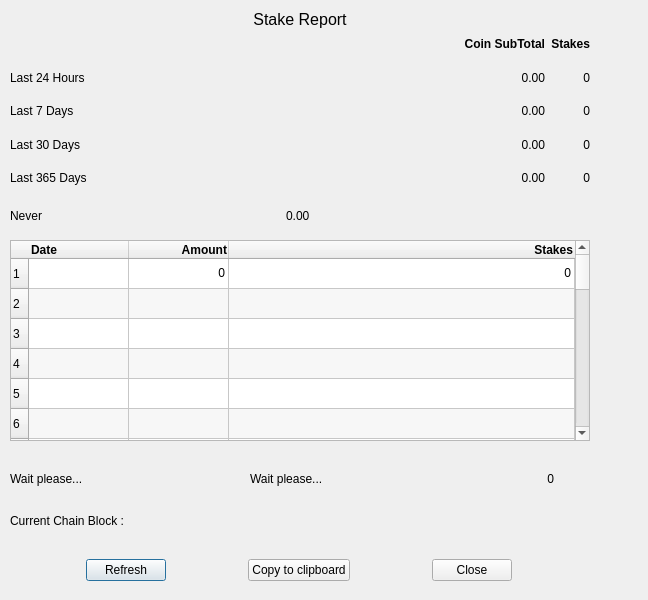
<?xml version="1.0" encoding="UTF-8"?>
<ui version="4.0">
 <class>StakeReportDialog</class>
 <widget class="QDialog" name="StakeReportDialog">
  <property name="geometry">
   <rect>
    <x>0</x>
    <y>0</y>
    <width>648</width>
    <height>600</height>
   </rect>
  </property>
  <property name="minimumSize">
   <size>
    <width>600</width>
    <height>600</height>
   </size>
  </property>
  <property name="maximumSize">
   <size>
    <width>650</width>
    <height>800</height>
   </size>
  </property>
  <property name="windowTitle">
   <string>Stake Report</string>
  </property>
  <property name="modal">
   <bool>false</bool>
  </property>
  <widget class="QLabel" name="label">
   <property name="geometry">
    <rect>
     <x>10</x>
     <y>10</y>
     <width>580</width>
     <height>20</height>
    </rect>
   </property>
   <property name="minimumSize">
    <size>
     <width>580</width>
     <height>20</height>
    </size>
   </property>
   <property name="font">
    <font>
     <family>MS Shell Dlg 2</family>
     <pointsize>12</pointsize>
     <weight>50</weight>
     <bold>false</bold>
    </font>
   </property>
   <property name="toolTip">
    <string>Earnings made by Stakes over time</string>
   </property>
   <property name="frameShape">
    <enum>QFrame::NoFrame</enum>
   </property>
   <property name="frameShadow">
    <enum>QFrame::Sunken</enum>
   </property>
   <property name="lineWidth">
    <number>2</number>
   </property>
   <property name="midLineWidth">
    <number>3</number>
   </property>
   <property name="text">
    <string>Stake Report</string>
   </property>
   <property name="alignment">
    <set>Qt::AlignHCenter|Qt::AlignTop</set>
   </property>
  </widget>
  <widget class="QWidget" name="gridLayoutWidget">
   <property name="geometry">
    <rect>
     <x>10</x>
     <y>30</y>
     <width>580</width>
     <height>162</height>
    </rect>
   </property>
   <property name="font">
    <font>
     <pointsize>9</pointsize>
    </font>
   </property>
   <layout class="QGridLayout" name="gridLayout" columnstretch="3,0,0">
    <property name="verticalSpacing">
     <number>5</number>
    </property>
    <item row="4" column="1">
     <widget class="QLabel" name="Amount_365D">
      <property name="font">
       <font>
        <pointsize>9</pointsize>
        <weight>50</weight>
        <bold>false</bold>
        <kerning>false</kerning>
       </font>
      </property>
      <property name="toolTip">
       <string>Stakes Earned in last 365 Days</string>
      </property>
      <property name="text">
       <string>0.00</string>
      </property>
      <property name="alignment">
       <set>Qt::AlignRight|Qt::AlignTrailing|Qt::AlignVCenter</set>
      </property>
      <property name="margin">
       <number>4</number>
      </property>
     </widget>
    </item>
    <item row="0" column="1">
     <widget class="QLabel" name="L_Coin">
      <property name="font">
       <font>
        <pointsize>9</pointsize>
        <weight>75</weight>
        <bold>true</bold>
       </font>
      </property>
      <property name="text">
       <string>Coin SubTotal</string>
      </property>
      <property name="alignment">
       <set>Qt::AlignRight|Qt::AlignTrailing|Qt::AlignVCenter</set>
      </property>
      <property name="margin">
       <number>4</number>
      </property>
     </widget>
    </item>
    <item row="0" column="2">
     <widget class="QLabel" name="label_3">
      <property name="font">
       <font>
        <pointsize>9</pointsize>
        <weight>75</weight>
        <bold>true</bold>
       </font>
      </property>
      <property name="toolTip">
       <string>Blocks Staked</string>
      </property>
      <property name="text">
       <string>Stakes</string>
      </property>
      <property name="alignment">
       <set>Qt::AlignRight|Qt::AlignTrailing|Qt::AlignVCenter</set>
      </property>
      <property name="margin">
       <number>4</number>
      </property>
     </widget>
    </item>
    <item row="2" column="0">
     <widget class="QLabel" name="L2_7D">
      <property name="font">
       <font>
        <pointsize>9</pointsize>
        <weight>50</weight>
        <bold>false</bold>
       </font>
      </property>
      <property name="toolTip">
       <string/>
      </property>
      <property name="text">
       <string>Last 7 Days</string>
      </property>
      <property name="margin">
       <number>4</number>
      </property>
     </widget>
    </item>
    <item row="1" column="0">
     <widget class="QLabel" name="L1_24h">
      <property name="font">
       <font>
        <pointsize>9</pointsize>
        <weight>50</weight>
        <bold>false</bold>
       </font>
      </property>
      <property name="toolTip">
       <string/>
      </property>
      <property name="text">
       <string>Last 24 Hours</string>
      </property>
      <property name="margin">
       <number>4</number>
      </property>
     </widget>
    </item>
    <item row="1" column="1">
     <widget class="QLabel" name="Amount_24H">
      <property name="font">
       <font>
        <pointsize>9</pointsize>
        <weight>50</weight>
        <bold>false</bold>
        <kerning>false</kerning>
       </font>
      </property>
      <property name="toolTip">
       <string>Stakes in last 24H</string>
      </property>
      <property name="text">
       <string>0.00</string>
      </property>
      <property name="alignment">
       <set>Qt::AlignRight|Qt::AlignTrailing|Qt::AlignVCenter</set>
      </property>
      <property name="margin">
       <number>4</number>
      </property>
     </widget>
    </item>
    <item row="1" column="2">
     <widget class="QLabel" name="Stake_24H">
      <property name="font">
       <font>
        <pointsize>9</pointsize>
        <weight>50</weight>
        <bold>false</bold>
        <kerning>false</kerning>
       </font>
      </property>
      <property name="toolTip">
       <string>Stakes in last 24H</string>
      </property>
      <property name="text">
       <string>0</string>
      </property>
      <property name="alignment">
       <set>Qt::AlignRight|Qt::AlignTrailing|Qt::AlignVCenter</set>
      </property>
      <property name="margin">
       <number>4</number>
      </property>
     </widget>
    </item>
    <item row="2" column="2">
     <widget class="QLabel" name="Stake_7D">
      <property name="font">
       <font>
        <pointsize>9</pointsize>
        <weight>50</weight>
        <bold>false</bold>
        <kerning>false</kerning>
       </font>
      </property>
      <property name="toolTip">
       <string>Stakes in last 7 Days</string>
      </property>
      <property name="text">
       <string>0</string>
      </property>
      <property name="alignment">
       <set>Qt::AlignRight|Qt::AlignTrailing|Qt::AlignVCenter</set>
      </property>
      <property name="margin">
       <number>4</number>
      </property>
     </widget>
    </item>
    <item row="2" column="1">
     <widget class="QLabel" name="Amount_7D">
      <property name="font">
       <font>
        <pointsize>9</pointsize>
        <weight>50</weight>
        <bold>false</bold>
        <kerning>false</kerning>
       </font>
      </property>
      <property name="toolTip">
       <string>Stakes in last 7 Days</string>
      </property>
      <property name="text">
       <string>0.00</string>
      </property>
      <property name="alignment">
       <set>Qt::AlignRight|Qt::AlignTrailing|Qt::AlignVCenter</set>
      </property>
      <property name="margin">
       <number>4</number>
      </property>
     </widget>
    </item>
    <item row="3" column="1">
     <widget class="QLabel" name="Amount_30D">
      <property name="font">
       <font>
        <pointsize>9</pointsize>
        <weight>50</weight>
        <bold>false</bold>
        <kerning>false</kerning>
       </font>
      </property>
      <property name="toolTip">
       <string>Stakes in last 30 Days</string>
      </property>
      <property name="text">
       <string>0.00</string>
      </property>
      <property name="alignment">
       <set>Qt::AlignRight|Qt::AlignTrailing|Qt::AlignVCenter</set>
      </property>
      <property name="margin">
       <number>4</number>
      </property>
     </widget>
    </item>
    <item row="3" column="2">
     <widget class="QLabel" name="Stake_30D">
      <property name="font">
       <font>
        <pointsize>9</pointsize>
        <weight>50</weight>
        <bold>false</bold>
        <kerning>false</kerning>
       </font>
      </property>
      <property name="toolTip">
       <string>Stakes in last 30 Days</string>
      </property>
      <property name="text">
       <string>0</string>
      </property>
      <property name="alignment">
       <set>Qt::AlignRight|Qt::AlignTrailing|Qt::AlignVCenter</set>
      </property>
      <property name="margin">
       <number>4</number>
      </property>
     </widget>
    </item>
    <item row="4" column="0">
     <widget class="QLabel" name="L3_30D_2">
      <property name="font">
       <font>
        <pointsize>9</pointsize>
        <weight>50</weight>
        <bold>false</bold>
       </font>
      </property>
      <property name="toolTip">
       <string/>
      </property>
      <property name="text">
       <string>Last 365 Days</string>
      </property>
      <property name="margin">
       <number>4</number>
      </property>
     </widget>
    </item>
    <item row="4" column="2">
     <widget class="QLabel" name="Stake_365D">
      <property name="font">
       <font>
        <pointsize>9</pointsize>
        <weight>50</weight>
        <bold>false</bold>
        <kerning>false</kerning>
       </font>
      </property>
      <property name="toolTip">
       <string>Stakes in last 365 Days</string>
      </property>
      <property name="text">
       <string>0</string>
      </property>
      <property name="alignment">
       <set>Qt::AlignRight|Qt::AlignTrailing|Qt::AlignVCenter</set>
      </property>
      <property name="margin">
       <number>4</number>
      </property>
     </widget>
    </item>
    <item row="3" column="0">
     <widget class="QLabel" name="L3_30D">
      <property name="font">
       <font>
        <pointsize>9</pointsize>
        <weight>50</weight>
        <bold>false</bold>
       </font>
      </property>
      <property name="toolTip">
       <string/>
      </property>
      <property name="text">
       <string>Last 30 Days</string>
      </property>
      <property name="margin">
       <number>4</number>
      </property>
     </widget>
    </item>
   </layout>
  </widget>
  <widget class="QWidget" name="horizontalLayoutWidget2">
   <property name="geometry">
    <rect>
     <x>10</x>
     <y>200</y>
     <width>581</width>
     <height>31</height>
    </rect>
   </property>
   <layout class="QHBoxLayout" name="horizontalLayout2" stretch="0,0">
    <property name="sizeConstraint">
     <enum>QLayout::SetDefaultConstraint</enum>
    </property>
    <property name="rightMargin">
     <number>35</number>
    </property>
    <item>
     <widget class="QLabel" name="L_LastStakeTime">
      <property name="maximumSize">
       <size>
        <width>16777215</width>
        <height>16777215</height>
       </size>
      </property>
      <property name="font">
       <font>
        <pointsize>9</pointsize>
        <weight>50</weight>
        <bold>false</bold>
       </font>
      </property>
      <property name="toolTip">
       <string>Date of the last mature Stake</string>
      </property>
      <property name="text">
       <string>Never</string>
      </property>
      <property name="alignment">
       <set>Qt::AlignLeading|Qt::AlignLeft|Qt::AlignVCenter</set>
      </property>
      <property name="margin">
       <number>2</number>
      </property>
     </widget>
    </item>
    <item>
     <widget class="QLabel" name="Amount_Last">
      <property name="enabled">
       <bool>true</bool>
      </property>
      <property name="minimumSize">
       <size>
        <width>0</width>
        <height>3</height>
       </size>
      </property>
      <property name="maximumSize">
       <size>
        <width>16777215</width>
        <height>16777215</height>
       </size>
      </property>
      <property name="font">
       <font>
        <pointsize>9</pointsize>
        <weight>50</weight>
        <bold>false</bold>
        <kerning>false</kerning>
       </font>
      </property>
      <property name="toolTip">
       <string>Stakes in last mature Stake</string>
      </property>
      <property name="text">
       <string>0.00</string>
      </property>
      <property name="alignment">
       <set>Qt::AlignLeading|Qt::AlignLeft|Qt::AlignVCenter</set>
      </property>
      <property name="margin">
       <number>2</number>
      </property>
     </widget>
    </item>
   </layout>
  </widget>
  <widget class="QTableWidget" name="StakeReportTable">
   <property name="geometry">
    <rect>
     <x>10</x>
     <y>240</y>
     <width>580</width>
     <height>201</height>
    </rect>
   </property>
   <property name="sizePolicy">
    <sizepolicy hsizetype="Expanding" vsizetype="Expanding">
     <horstretch>1</horstretch>
     <verstretch>0</verstretch>
    </sizepolicy>
   </property>
   <property name="font">
    <font>
     <weight>50</weight>
     <bold>false</bold>
    </font>
   </property>
   <property name="alternatingRowColors">
    <bool>true</bool>
   </property>
   <property name="sortingEnabled">
    <bool>true</bool>
   </property>
   <property name="rowCount">
    <number>30</number>
   </property>
   <property name="columnCount">
    <number>3</number>
   </property>
   <attribute name="horizontalHeaderStretchLastSection">
    <bool>true</bool>
   </attribute>
   <row/>
   <row/>
   <row/>
   <row/>
   <row/>
   <row/>
   <row/>
   <row/>
   <row/>
   <row/>
   <row/>
   <row/>
   <row/>
   <row/>
   <row/>
   <row/>
   <row/>
   <row/>
   <row/>
   <row/>
   <row/>
   <row/>
   <row/>
   <row/>
   <row/>
   <row/>
   <row/>
   <row/>
   <row/>
   <row/>
   <column>
    <property name="text">
     <string>Date</string>
    </property>
    <property name="font">
     <font>
      <pointsize>9</pointsize>
      <weight>75</weight>
      <bold>true</bold>
     </font>
    </property>
    <property name="textAlignment">
     <set>AlignLeading|AlignVCenter</set>
    </property>
   </column>
   <column>
    <property name="text">
     <string>Amount</string>
    </property>
    <property name="font">
     <font>
      <pointsize>9</pointsize>
      <weight>75</weight>
      <bold>true</bold>
     </font>
    </property>
    <property name="textAlignment">
     <set>AlignTrailing|AlignVCenter</set>
    </property>
   </column>
   <column>
    <property name="text">
     <string>Stakes</string>
    </property>
    <property name="font">
     <font>
      <pointsize>9</pointsize>
      <weight>75</weight>
      <bold>true</bold>
     </font>
    </property>
    <property name="textAlignment">
     <set>AlignTrailing|AlignVCenter</set>
    </property>
   </column>
   <item row="0" column="0">
    <property name="text">
     <string/>
    </property>
    <property name="font">
     <font>
      <pointsize>9</pointsize>
     </font>
    </property>
    <property name="flags">
     <set>ItemIsSelectable|ItemIsUserCheckable|ItemIsEnabled</set>
    </property>
   </item>
   <item row="0" column="1">
    <property name="text">
     <string notr="true">0</string>
    </property>
    <property name="whatsThis">
     <string/>
    </property>
    <property name="font">
     <font>
      <pointsize>9</pointsize>
     </font>
    </property>
    <property name="textAlignment">
     <set>AlignTrailing|AlignVCenter</set>
    </property>
    <property name="flags">
     <set>ItemIsSelectable|ItemIsUserCheckable|ItemIsEnabled</set>
    </property>
   </item>
   <item row="0" column="2">
    <property name="text">
     <string notr="true">0</string>
    </property>
    <property name="font">
     <font>
      <pointsize>9</pointsize>
     </font>
    </property>
    <property name="textAlignment">
     <set>AlignTrailing|AlignVCenter</set>
    </property>
    <property name="flags">
     <set>ItemIsSelectable|ItemIsUserCheckable|ItemIsEnabled</set>
    </property>
   </item>
  </widget>
  <widget class="QLabel" name="L_CurrentBlock">
   <property name="geometry">
    <rect>
     <x>10</x>
     <y>500</y>
     <width>580</width>
     <height>41</height>
    </rect>
   </property>
   <property name="font">
    <font>
     <pointsize>9</pointsize>
     <weight>50</weight>
     <bold>false</bold>
    </font>
   </property>
   <property name="toolTip">
    <string>Data of the current block.</string>
   </property>
   <property name="text">
    <string>Current Chain Block :</string>
   </property>
   <property name="alignment">
    <set>Qt::AlignLeading|Qt::AlignLeft|Qt::AlignVCenter</set>
   </property>
   <property name="margin">
    <number>2</number>
   </property>
  </widget>
  <widget class="QWidget" name="horizontalLayoutWidget">
   <property name="geometry">
    <rect>
     <x>10</x>
     <y>550</y>
     <width>580</width>
     <height>40</height>
    </rect>
   </property>
   <layout class="QHBoxLayout" name="horizontalLayout" stretch="1,2,1">
    <property name="sizeConstraint">
     <enum>QLayout::SetDefaultConstraint</enum>
    </property>
    <item>
     <widget class="QPushButton" name="button_Refresh">
      <property name="sizePolicy">
       <sizepolicy hsizetype="Maximum" vsizetype="Fixed">
        <horstretch>0</horstretch>
        <verstretch>0</verstretch>
       </sizepolicy>
      </property>
      <property name="toolTip">
       <string>Refresh the data</string>
      </property>
      <property name="text">
       <string>Refresh</string>
      </property>
     </widget>
    </item>
    <item>
     <widget class="QPushButton" name="CopytoClipboard">
      <property name="sizePolicy">
       <sizepolicy hsizetype="Fixed" vsizetype="Fixed">
        <horstretch>0</horstretch>
        <verstretch>0</verstretch>
       </sizepolicy>
      </property>
      <property name="minimumSize">
       <size>
        <width>100</width>
        <height>0</height>
       </size>
      </property>
      <property name="toolTip">
       <string>Copy Report to ClipBoard</string>
      </property>
      <property name="text">
       <string>Copy to clipboard</string>
      </property>
     </widget>
    </item>
    <item>
     <widget class="QDialogButtonBox" name="buttonBox">
      <property name="sizePolicy">
       <sizepolicy hsizetype="Maximum" vsizetype="Fixed">
        <horstretch>0</horstretch>
        <verstretch>0</verstretch>
       </sizepolicy>
      </property>
      <property name="toolTip">
       <string>Close the dialog</string>
      </property>
      <property name="orientation">
       <enum>Qt::Horizontal</enum>
      </property>
      <property name="standardButtons">
       <set>QDialogButtonBox::Close</set>
      </property>
      <property name="centerButtons">
       <bool>true</bool>
      </property>
     </widget>
    </item>
   </layout>
  </widget>
  <widget class="QLabel" name="Stake_Counted">
   <property name="geometry">
    <rect>
     <x>413</x>
     <y>460</y>
     <width>141</width>
     <height>38</height>
    </rect>
   </property>
   <property name="font">
    <font>
     <pointsize>9</pointsize>
     <weight>50</weight>
     <bold>false</bold>
    </font>
   </property>
   <property name="toolTip">
    <string>Total Stakes Analyzed</string>
   </property>
   <property name="text">
    <string>0</string>
   </property>
   <property name="alignment">
    <set>Qt::AlignLeading|Qt::AlignLeft|Qt::AlignRight|Qt::AlignTrailing|Qt::AlignVCenter</set>
   </property>
   <property name="margin">
    <number>4</number>
   </property>
  </widget>
  <widget class="QLabel" name="TimeTook_2">
   <property name="geometry">
    <rect>
     <x>250</x>
     <y>460</y>
     <width>161</width>
     <height>38</height>
    </rect>
   </property>
   <property name="font">
    <font>
     <pointsize>9</pointsize>
     <weight>50</weight>
     <bold>false</bold>
    </font>
   </property>
   <property name="toolTip">
    <string>Time took to refresh dialog</string>
   </property>
   <property name="text">
    <string>Wait please...</string>
   </property>
   <property name="margin">
    <number>4</number>
   </property>
  </widget>
  <widget class="QLabel" name="TimeTook">
   <property name="geometry">
    <rect>
     <x>10</x>
     <y>460</y>
     <width>171</width>
     <height>38</height>
    </rect>
   </property>
   <property name="font">
    <font>
     <pointsize>9</pointsize>
     <weight>50</weight>
     <bold>false</bold>
    </font>
   </property>
   <property name="toolTip">
    <string>Time took to retrieve the data</string>
   </property>
   <property name="layoutDirection">
    <enum>Qt::LeftToRight</enum>
   </property>
   <property name="frameShadow">
    <enum>QFrame::Plain</enum>
   </property>
   <property name="text">
    <string>Wait please...</string>
   </property>
   <property name="margin">
    <number>4</number>
   </property>
  </widget>
 </widget>
 <resources/>
 <connections>
  <connection>
   <sender>buttonBox</sender>
   <signal>clicked(QAbstractButton*)</signal>
   <receiver>StakeReportDialog</receiver>
   <slot>close()</slot>
   <hints>
    <hint type="sourcelabel">
     <x>338</x>
     <y>524</y>
    </hint>
    <hint type="destinationlabel">
     <x>215</x>
     <y>276</y>
    </hint>
   </hints>
  </connection>
 </connections>
</ui>
